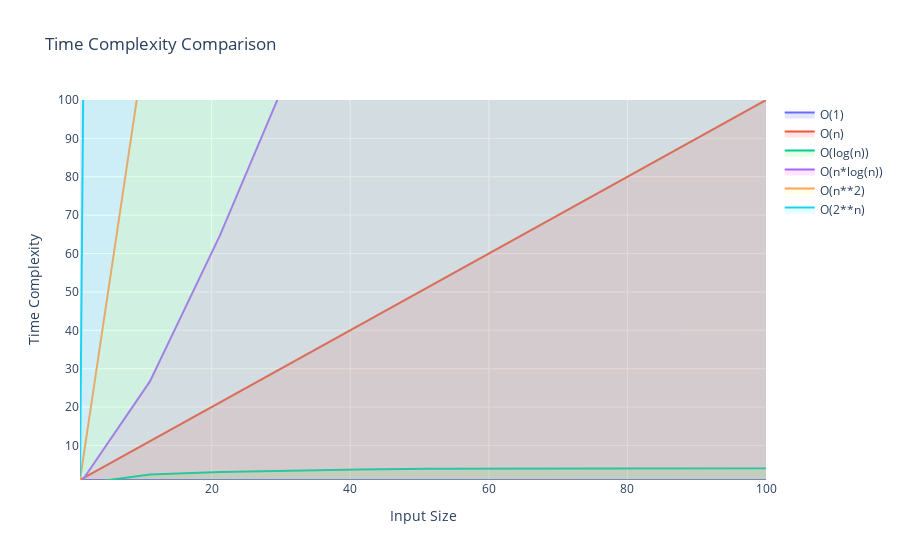

The cell this chart's notebook holds for it:
### Code cell
# Input size
x = np.linspace(1, 1000, 100)

# Time complexities
y1 = np.ones_like(x)  # O(1)
y2 = x  # O(n)
y3 = np.log(x)  # O(log(n))
y4 = x * np.log(x)  # O(n*log(n))
y5 = x**2  # O(n^2)
y6 = 2**x  # O(2^n)
# y7 = [math.factorial(int(n)) for n in x]  # O(n!)

# Create traces
trace1 = go.Scatter(x=x, y=y1, mode='lines', name='O(1)', fill='tozeroy', fillcolor='rgba(0, 0, 255, 0.1)')
trace2 = go.Scatter(x=x, y=y2, mode='lines', name='O(n)', fill='tozeroy', fillcolor='rgba(255, 0, 0, 0.1)')
trace3 = go.Scatter(x=x, y=y3, mode='lines', name='O(log(n))', fill='tozeroy', fillcolor='rgba(0, 255, 0, 0.1)')
trace4 = go.Scatter(x=x, y=y4, mode='lines', name='O(n*log(n))', fill='tozeroy', fillcolor='rgba(255, 0, 255, 0.1)')
trace5 = go.Scatter(x=x, y=y5, mode='lines', name='O(n**2)', fill='tozeroy', fillcolor='rgba(255, 255, 0, 0.1)')
trace6 = go.Scatter(x=x, y=y6, mode='lines', name='O(2**n)', fill='tozeroy', fillcolor='rgba(0, 255, 255, 0.1)')
# trace7 = go.Scatter(x=x, y=y7, mode='lines', name='O(n!)')

# Layout
layout = go.Layout(
    title='Time Complexity Comparison',
    xaxis=dict(title='Input Size', range=[1, 100]),  # Set the x-axis range to [1, 1000]
    yaxis=dict(title='Time Complexity', range=[1, 100]),  # Set the y-axis range to [1, 1000]
)

# Create figure and add traces
base_graph = go.Figure(data=[trace1, trace2, trace3, trace4, trace5, trace6], layout=layout)

# Show the figure
base_graph.show()
